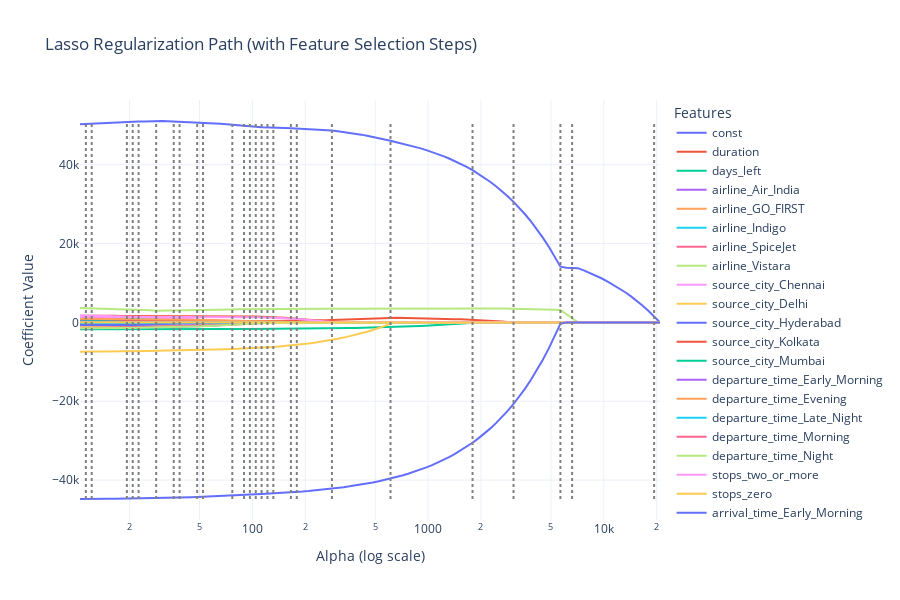

Notebook source saved alongside this figure:
### Code cell
import numpy as np
import plotly.graph_objects as go
from sklearn.linear_model import lasso_path

# Compute Lasso path
alphas_lasso, coefs_lasso, _ = lasso_path(X_preprocessed, y_train, eps=5e-4)
feature_names = X_preprocessed.columns.to_list()

# Count non-zero coefficients per alpha
nonzero_counts = (coefs_lasso != 0).sum(axis=0)

# Find where non-zero count changes
change_indices = np.where(np.diff(nonzero_counts) != 0)[0] + 1
change_alphas = alphas_lasso[change_indices]
change_counts = nonzero_counts[change_indices]

# Create base plot: coefficient paths
fig = go.Figure()

for coef, name in zip(coefs_lasso, feature_names):
    fig.add_trace(go.Scatter(
        x=alphas_lasso,
        y=coef,
        mode='lines',
        name=name
    ))

# Add vertical dotted lines where non-zero feature count changes
for alpha, count in zip(change_alphas, change_counts):
    fig.add_trace(go.Scatter(
        x=[alpha, alpha],
        y=[coefs_lasso.min(), coefs_lasso.max()],
        mode='lines',
        line=dict(dash='dot', color='gray'),
        showlegend=False,
        hovertemplate=f"Alpha: {alpha:.4f}<br>Non-zero features: {count}<extra></extra>"
    ))

# Final layout
fig.update_layout(
    title='Lasso Regularization Path (with Feature Selection Steps)',
    xaxis=dict(title='Alpha (log scale)', type='log'),
    yaxis=dict(title='Coefficient Value'),
    template='plotly_white',
    legend_title_text='Features',
    width=900,
    height=600
)

fig.show()
